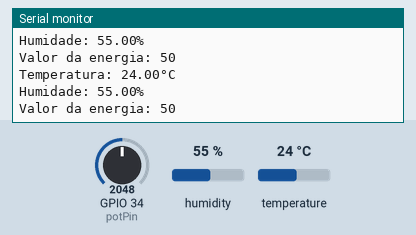
This sketch was run on a simulated ESP32. On the bench: the last lines printed to the serial monitor. The inputs (shaded band) are chosen by the test bench; at power-on: humidity 55 %, GPIO 34 (potPin) = 2048, temperature 24 °C. WiFi joins after 1.5 s; servers stay silent unless stated; no MQTT or app messages arrive unless stated.

Above: at 7.7 s.
7.8 s: humidity set to 22 %
At 9.1 s:
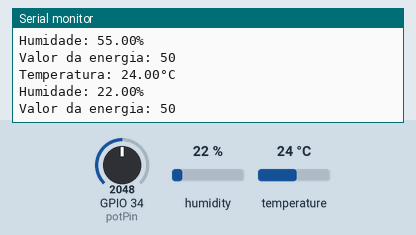
9.3 s: GPIO 34 (potPin) set to 2866
At 10.2 s:
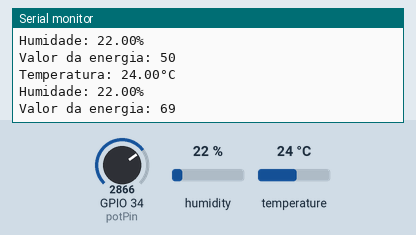
10.8 s: temperature set to 12 °C
12.3 s: GPIO 34 (potPin) set to 3603
At 13.1 s:
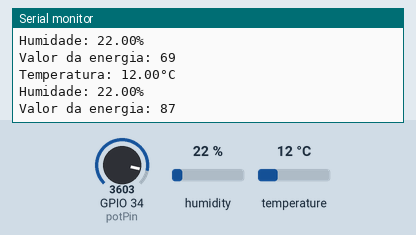
13.8 s: humidity set to 40 %
At 15.0 s:
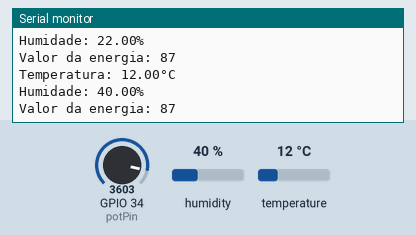
Timing chart, 0 to 16.3 s (numbered marks = the images above; inputs shaded):
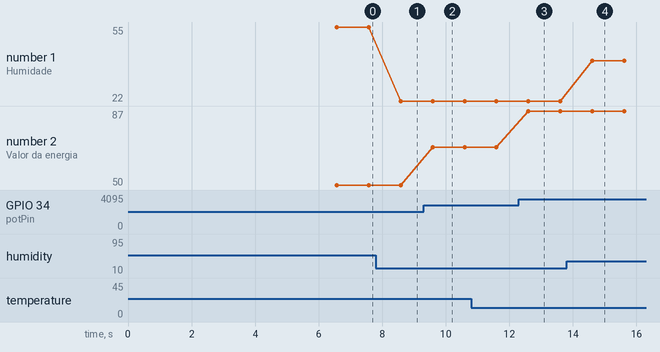

Measured:
- after the input at 7.8 s, the serial monitor: prints a new line after 0.78 s (image 1)
- after the input at 9.3 s, the serial monitor: prints a new line after 0.28 s (image 2)
- after the input at 12.3 s, the serial monitor: prints a new line after 0.30 s (image 3)
- after the input at 13.8 s, the serial monitor: prints a new line after 0.81 s (image 4)
- plotted number 1: 55 → 22 after the input at 7.8 s, 22 → 40 after the input at 13.8 s
- plotted number 2: 50 → 69 after the input at 9.3 s, 69 → 87 after the input at 12.3 s

The sketch:

GreenCoin_-_ESP32_Config.ino
```cpp
#include <WiFi.h>
#include <PubSubClient.h>
#include <DHT.h>

// Configurações - variáveis editáveis
const char* default_SSID = "Wokwi-GUEST"; // Nome da rede Wi-Fi, importante a sua rede wi-fi ter suporte a dispositivos de 2,4GHz devido ao ESP32 utilizar essa frequência
const char* default_PASSWORD = ""; // Senha da rede Wi-Fi
const char* default_BROKER_MQTT = "191.232.172.130"; // IP do Broker MQTT - IP da VM da Azure
const int default_BROKER_PORT = 1883; // Porta do Broker MQTT
const char* default_TOPICO_SUBSCRIBE = "/TEF/device010/cmd"; // Tópico MQTT de escuta
const char* default_TOPICO_PUBLISH_1 = "/TEF/device010/attrs/temp"; // Tópico MQTT de envio de informações para Broker
const char* default_TOPICO_PUBLISH_2 = "/TEF/device010/attrs/hum"; // Tópico MQTT de envio de informações para Broker
const char* default_TOPICO_PUBLISH_3 = "/TEF/device010/attrs/energy"; // Tópico MQTT de envio de informações para Broker
const char* default_ID_MQTT = "fiware_001"; // ID MQTT
// Declaração da variável para o prefixo do tópico
const char* topicPrefix = "device010";

// Variáveis para configurações editáveis
char* SSID = const_cast<char*>(default_SSID);
char* PASSWORD = const_cast<char*>(default_PASSWORD);
char* BROKER_MQTT = const_cast<char*>(default_BROKER_MQTT);
int BROKER_PORT = default_BROKER_PORT;
char* TOPICO_SUBSCRIBE = const_cast<char*>(default_TOPICO_SUBSCRIBE);
char* TOPICO_PUBLISH_1 = const_cast<char*>(default_TOPICO_PUBLISH_1);
char* TOPICO_PUBLISH_2 = const_cast<char*>(default_TOPICO_PUBLISH_2);
char* TOPICO_PUBLISH_3 = const_cast<char*>(default_TOPICO_PUBLISH_3);
char* ID_MQTT = const_cast<char*>(default_ID_MQTT);

//Variáveis dos componentes
#define DHTTYPE DHT22
#define DHTPIN  4
DHT dht(DHTPIN, DHTTYPE);

WiFiClient espClient;
PubSubClient MQTT(espClient);
char EstadoSaida = '0';

void initSerial() {
    Serial.begin(115200);
}

void initWiFi() {
    delay(10);
    Serial.println("------Conexao WI-FI------");
    Serial.print("Conectando-se na rede: ");
    Serial.println(SSID);
    Serial.println("Aguarde");
    reconectWiFi();
}

void initMQTT() {
    MQTT.setServer(BROKER_MQTT, BROKER_PORT);
}

void setup() {
    initSerial();
    initWiFi();
    initMQTT();
    delay(5000);
}

void loop() {
    VerificaConexoesWiFIEMQTT();
    handleTemperatureandHumidity(); // Função para ler e escrever a temperatura e humidade
    handleEnergy(); // Função para ler e escrever a energia
    MQTT.loop();
    delay(1000);
}

void reconectWiFi() {
    if (WiFi.status() == WL_CONNECTED)
        return;
    WiFi.begin(SSID, PASSWORD);
    while (WiFi.status() != WL_CONNECTED) {
        delay(100);
        Serial.print(".");
    }
    Serial.println();
    Serial.println("Conectado com sucesso na rede ");
    Serial.print(SSID);
    Serial.println("IP obtido: ");
    Serial.println(WiFi.localIP());
}

void VerificaConexoesWiFIEMQTT() {
    if (!MQTT.connected())
        reconnectMQTT();
    reconectWiFi();
}

void reconnectMQTT() {
    while (!MQTT.connected()) {
        Serial.print("* Tentando se conectar ao Broker MQTT: ");
        Serial.println(BROKER_MQTT);
        if (MQTT.connect(ID_MQTT)) {
            Serial.println("Conectado com sucesso ao broker MQTT!");
            MQTT.subscribe(TOPICO_SUBSCRIBE);
        } else {
            Serial.println("Falha ao reconectar no broker.");
            Serial.println("Haverá nova tentativa de conexão em 2s");
            delay(2000);
        }
    }
}

void handleTemperatureandHumidity() {
    float humidity = dht.readHumidity();
    float temperature = dht.readTemperature();
    String temp = String(temperature);
    String hum = String(humidity);
    Serial.println("Temperatura: " + temp + "°C");
    Serial.println("Humidade: " + hum + "%");
    MQTT.publish(TOPICO_PUBLISH_1, temp.c_str());
    MQTT.publish(TOPICO_PUBLISH_2, hum.c_str());
}

void handleEnergy() {
  const int potPin = 34;
  char msgBuffer[4];
  int sensorValue = analogRead(potPin);
  int energy = map(sensorValue, 0, 4095, 0, 100);
  String mensagem = String(energy);
  Serial.print("Valor da energia: ");
  Serial.println(mensagem.c_str());
  MQTT.publish(TOPICO_PUBLISH_3, mensagem.c_str());
}
```
